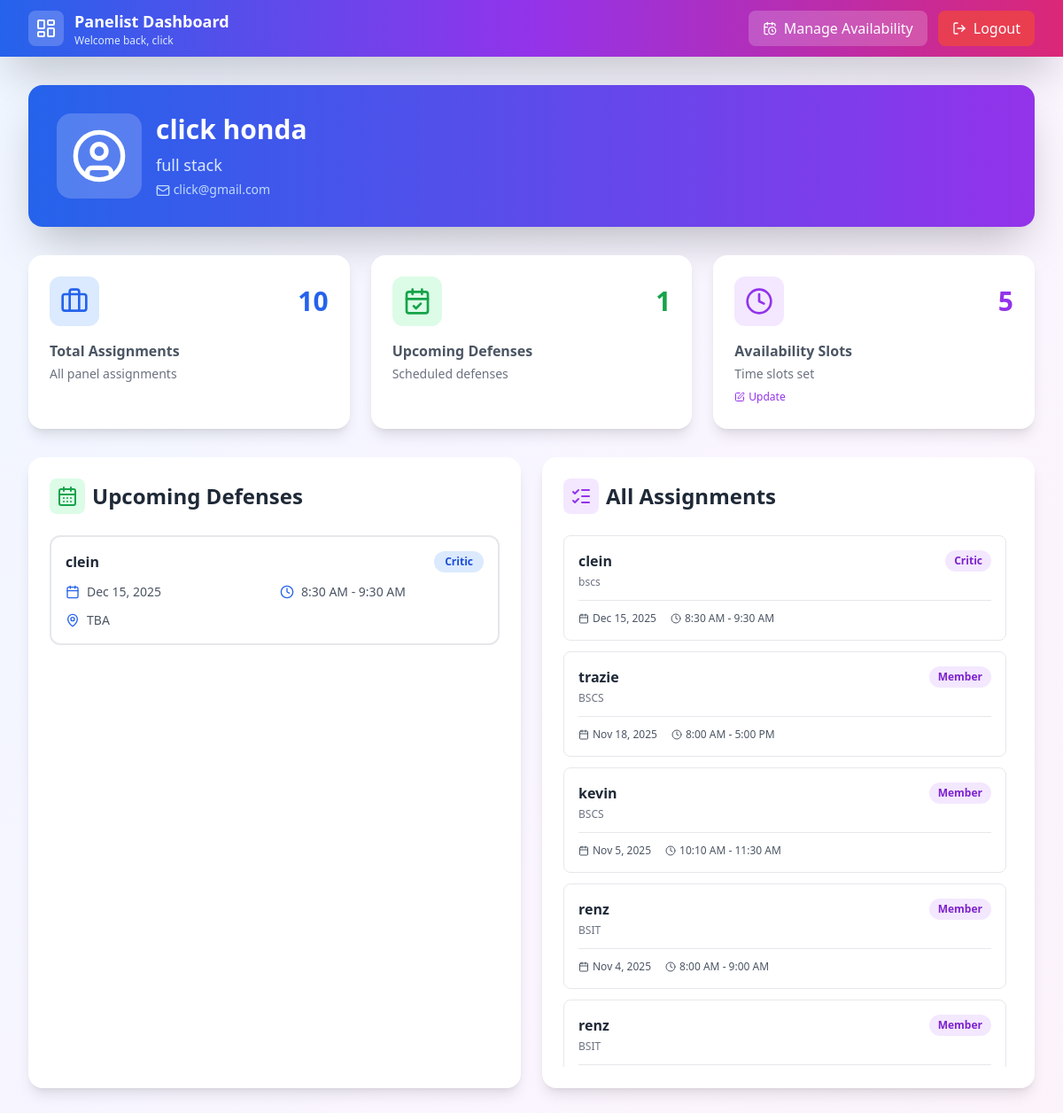
The page /panelist/dashboard.php (signed in) on the database its author committed.
### tables this page shows
CREATE TABLE `panelist` (
  `panelist_id` int(11) NOT NULL AUTO_INCREMENT,
  `first_name` varchar(55) NOT NULL,
  `last_name` varchar(55) NOT NULL,
  `email` varchar(55) NOT NULL,
  `username` varchar(50) DEFAULT NULL,
  `password` varchar(255) NOT NULL,
  `role` enum('Panel','Admin') DEFAULT 'Panel',
  `designation` varchar(55) NOT NULL,
  `contact_number` varchar(20) DEFAULT NULL,
  `status` enum('pending','active','inactive') DEFAULT 'active',
  `department` varchar(100) DEFAULT NULL,
  `expertise` varchar(100) DEFAULT NULL,
  `created_at` timestamp NOT NULL DEFAULT current_timestamp(),
  PRIMARY KEY (`panelist_id`),
  UNIQUE KEY `username` (`username`),
  KEY `idx_panelist_status` (`status`)
);

CREATE TABLE `assignment` (
  `assignment_id` int(11) NOT NULL AUTO_INCREMENT,
  `group_id` int(11) NOT NULL,
  `panelist_id` int(11) NOT NULL,
  `schedule_id` int(11) DEFAULT NULL,
  `role` enum('Chair','Critic','Member') DEFAULT 'Member',
  `assigned_date` timestamp NOT NULL DEFAULT current_timestamp(),
  PRIMARY KEY (`assignment_id`),
  KEY `panelist_id` (`panelist_id`),
  KEY `schedule_id` (`schedule_id`),
  KEY `idx_assignment_group` (`group_id`,`panelist_id`),
  CONSTRAINT `assignment_ibfk_1` FOREIGN KEY (`group_id`) REFERENCES `thesis_group` (`group_id`) ON DELETE CASCADE,
  CONSTRAINT `assignment_ibfk_2` FOREIGN KEY (`panelist_id`) REFERENCES `panelist` (`panelist_id`) ON DELETE CASCADE,
  CONSTRAINT `assignment_ibfk_3` FOREIGN KEY (`schedule_id`) REFERENCES `schedule` (`schedule_id`) ON DELETE SET NULL,
  CONSTRAINT `assignment_ibfk_4` FOREIGN KEY (`schedule_id`) REFERENCES `schedule` (`schedule_id`) ON DELETE SET NULL
);

CREATE TABLE `thesis_group` (
  `group_id` int(11) NOT NULL AUTO_INCREMENT,
  `created_at` datetime DEFAULT current_timestamp(),
  `title` varchar(255) NOT NULL,
  `leader_name` varchar(100) NOT NULL,
  `members` text DEFAULT NULL,
  `course` varchar(100) DEFAULT NULL,
  `status` enum('For Defense','Defended','Pending') DEFAULT 'Pending',
  PRIMARY KEY (`group_id`)
);

CREATE TABLE `schedule` (
  `schedule_id` int(11) NOT NULL AUTO_INCREMENT,
  `group_id` int(11) DEFAULT NULL,
  `date` date NOT NULL,
  `time` time NOT NULL,
  `end_time` time DEFAULT NULL,
  `room_id` int(11) DEFAULT NULL,
  `defense_type` varchar(50) DEFAULT NULL,
  `venue` varchar(100) DEFAULT NULL,
  `status` enum('Pending','Confirmed','Done') DEFAULT 'Pending',
  `room` varchar(100) DEFAULT NULL,
  `mode` enum('online','face-to-face') DEFAULT 'face-to-face',
  `created_at` date DEFAULT NULL,
  PRIMARY KEY (`schedule_id`),
  KEY `fk_schedule_group` (`group_id`),
  KEY `idx_schedule_date` (`date`,`status`),
  CONSTRAINT `fk_schedule_group` FOREIGN KEY (`group_id`) REFERENCES `thesis_group` (`group_id`) ON DELETE CASCADE
);

### panelist/dashboard.php (the view, shortened to what this page needs)
<?php
$db = new Database();
$conn = $db->connect();
$panelist_id = $_SESSION['panelist_id'];
$stmt = $conn->prepare("SELECT * FROM panelist WHERE panelist_id = ?");
$stmt->execute([$panelist_id]);
$panelist = $stmt->fetch(PDO::FETCH_ASSOC);
$stmt = $conn->prepare("
    SELECT a.*, tg.leader_name, t.title as thesis_title,
           tg.course, s.date as schedule_date, s.time as schedule_time,
           s.end_time as schedule_end_time, s.room
    FROM assignment a
    INNER JOIN thesis_group tg ON a.group_id = tg.group_id
    LEFT JOIN thesis t ON tg.group_id = t.group_id
    LEFT JOIN schedule s ON tg.group_id = s.group_id
    WHERE a.panelist_id = ?
    ORDER BY s.date DESC, s.time DESC
");
$stmt->execute([$panelist_id]);
$assignments = $stmt->fetchAll(PDO::FETCH_ASSOC);
$stmt = $conn->prepare("SELECT COUNT(*) as count FROM availability WHERE panelist_id = ?");
$stmt->execute([$panelist_id]);
$availability_count = $stmt->fetch(PDO::FETCH_ASSOC)['count'];
$stmt = $conn->prepare("
    SELECT a.*, tg.leader_name, t.title as thesis_title,
           s.date as schedule_date, s.time as schedule_time,
           s.end_time as schedule_end_time, s.room
    FROM assignment a
    INNER JOIN thesis_group tg ON a.group_id = tg.group_id
    LEFT JOIN thesis t ON tg.group_id = t.group_id
    INNER JOIN schedule s ON tg.group_id = s.group_id
    WHERE a.panelist_id = ? AND s.date >= CURDATE()
    ORDER BY s.date ASC, s.time ASC
    LIMIT 5
");
$stmt->execute([$panelist_id]);
$upcoming_defenses = $stmt->fetchAll(PDO::FETCH_ASSOC);
?>
<!DOCTYPE html>
<html lang="en">
<head>
<script src="/Thesis/assets/js/tailwind.js"></script>
</head>
<body class="bg-gradient-to-br from-blue-50 via-purple-50 to-pink-50 min-h-screen">
<nav class="bg-gradient-to-r from-blue-600 via-purple-600 to-pink-600 text-white shadow-2xl">
  <div class="max-w-7xl mx-auto px-4 sm:px-6 lg:px-8">
    <div class="flex justify-between items-center h-16">
      <div class="flex items-center gap-3">
        <div class="p-2 bg-white/20 rounded-lg backdrop-blur-sm">
          <i data-lucide="layout-dashboard" class="w-6 h-6"></i>
        </div>
        <div>
          <h1 class="font-bold text-lg">Panelist Dashboard</h1>
          <p class="text-xs text-blue-100">Welcome back, <?= htmlspecialchars($panelist['first_name']) ?></p>
        </div>
      </div>
      <div class="flex items-center gap-3">
        <a href="update_availability.php" class="bg-white/20 hover:bg-white/30 px-4 py-2 rounded-lg flex items-center gap-2 transition backdrop-blur-sm">
          <i data-lucide="calendar-clock" class="w-4 h-4"></i>
          <span class="hidden sm:inline">Manage Availability</span>
        </a>
        <a href="../auth/logout.php" class="bg-red-500/80 hover:bg-red-600 px-4 py-2 rounded-lg flex items-center gap-2 transition">
          <i data-lucide="log-out" class="w-4 h-4"></i>
          <span class="hidden sm:inline">Logout</span>
        </a>
      </div>
    </div>
  </div>
</nav>
<div class="max-w-7xl mx-auto p-4 sm:p-6 lg:p-8">
  <div class="mb-8 fade-in">
    <div class="bg-gradient-to-r from-blue-600 to-purple-600 rounded-2xl shadow-2xl p-8 text-white">
      <div class="flex items-center gap-4">
        <div class="p-4 bg-white/20 rounded-2xl backdrop-blur-sm">
          <i data-lucide="user-circle" class="w-16 h-16"></i>
        </div>
        <div>
          <h2 class="text-3xl font-bold mb-2"><?= htmlspecialchars($panelist['first_name'] . ' ' . $panelist['last_name']) ?></h2>
          <p class="text-blue-100 text-lg"><?= htmlspecialchars($panelist['expertise'] ?? 'Panelist') ?></p>
          <p class="text-blue-200 text-sm mt-1">
            <i data-lucide="mail" class="inline w-4 h-4"></i>
            <?= htmlspecialchars($panelist['email']) ?>
          </p>
        </div>
      </div>
    </div>
  </div>
  <div class="grid grid-cols-1 md:grid-cols-3 gap-6 mb-8">
    <div class="stat-card bg-white rounded-2xl shadow-lg p-6 fade-in">
      <div class="flex items-center justify-between mb-4">
        <div class="p-3 bg-blue-100 rounded-xl">
          <i data-lucide="briefcase" class="w-8 h-8 text-blue-600"></i>
        </div>
        <span class="text-3xl font-bold text-blue-600"><?= count($assignments) ?></span>
      </div>
      <h3 class="text-gray-600 font-semibold">Total Assignments</h3>
      <p class="text-sm text-gray-500 mt-1">All panel assignments</p>
    </div>
    <div class="stat-card bg-white rounded-2xl shadow-lg p-6 fade-in" style="animation-delay: 0.1s;">
      <div class="flex items-center justify-between mb-4">
        <div class="p-3 bg-green-100 rounded-xl">
          <i data-lucide="calendar-check" class="w-8 h-8 text-green-600"></i>
        </div>
        <span class="text-3xl font-bold text-green-600"><?= count($upcoming_defenses) ?></span>
      </div>
      <h3 class="text-gray-600 font-semibold">Upcoming Defenses</h3>
      <p class="text-sm text-gray-500 mt-1">Scheduled defenses</p>
    </div>
    <div class="stat-card bg-white rounded-2xl shadow-lg p-6 fade-in" style="animation-delay: 0.2s;">
      <div class="flex items-center justify-between mb-4">
        <div class="p-3 bg-purple-100 rounded-xl">
          <i data-lucide="clock" class="w-8 h-8 text-purple-600"></i>
        </div>
        <span class="text-3xl font-bold text-purple-600"><?= $availability_count ?></span>
      </div>
      <h3 class="text-gray-600 font-semibold">Availability Slots</h3>
      <p class="text-sm text-gray-500 mt-1">Time slots set</p>
      <a href="update_availability.php" class="text-xs text-purple-600 hover:text-purple-800 mt-2 inline-flex items-center gap-1">
        <i data-lucide="edit" class="w-3 h-3"></i> Update
      </a>
    </div>
  </div>
  <div class="grid grid-cols-1 lg:grid-cols-2 gap-6">
    <div class="bg-white rounded-2xl shadow-lg p-6 fade-in" style="animation-delay: 0.3s;">
      <h2 class="text-2xl font-bold mb-6 flex items-center gap-2 text-gray-800">
        <div class="p-2 bg-green-100 rounded-lg">
          <i data-lucide="calendar-days" class="w-6 h-6 text-green-600"></i>
        </div>
        Upcoming Defenses
      </h2>
      <?php if ($upcoming_defenses): ?>
        <div class="space-y-4">
          <?php foreach ($upcoming_defenses as $defense): ?>
            <div class="border-2 border-gray-200 rounded-xl p-4 hover:border-blue-400 transition hover:shadow-md">
              <div class="flex justify-between items-start mb-3">
                <div>
                  <h3 class="font-bold text-gray-800"><?= htmlspecialchars($defense['leader_name']) ?></h3>
                </div>
                <span class="px-3 py-1 bg-blue-100 text-blue-700 text-xs font-bold rounded-full">
                  <?= htmlspecialchars($defense['role']) ?>
                </span>
              </div>
              <div class="grid grid-cols-2 gap-3 text-sm">
                <div class="flex items-center gap-2 text-gray-600">
                  <i data-lucide="calendar" class="w-4 h-4 text-blue-600"></i>
                  <span><?= date('M j, Y', strtotime($defense['schedule_date'])) ?></span>
                </div>
                <div class="flex items-center gap-2 text-gray-600">
                  <i data-lucide="clock" class="w-4 h-4 text-blue-600"></i>
                  <span>
                    <?= date('g:i A', strtotime($defense['schedule_time'])) ?>
                    <?php if ($defense['schedule_end_time']): ?>
                      - <?= date('g:i A', strtotime($defense['schedule_end_time'])) ?>
                    <?php endif; ?>
                  </span>
                </div>
                <?php if ($defense['room']): ?>
                  <div class="flex items-center gap-2 text-gray-600 col-span-2">
                    <i data-lucide="map-pin" class="w-4 h-4 text-blue-600"></i>
                    <span><?= htmlspecialchars($defense['room']) ?></span>
                  </div>
                <?php endif; ?>
              </div>
            </div>
          <?php endforeach; ?>
        </div>
      <?php endif; ?>
    </div>
    <div class="bg-white rounded-2xl shadow-lg p-6 fade-in" style="animation-delay: 0.4s;">
      <h2 class="text-2xl font-bold mb-6 flex items-center gap-2 text-gray-800">
        <div class="p-2 bg-purple-100 rounded-lg">
          <i data-lucide="list-checks" class="w-6 h-6 text-purple-600"></i>
        </div>
        All Assignments
      </h2>
      <?php if ($assignments): ?>
        <div class="space-y-3 max-h-[600px] overflow-y-auto pr-2">
          <?php foreach ($assignments as $assignment): ?>
            <div class="border border-gray-200 rounded-lg p-4 hover:border-purple-400 transition hover:shadow-sm">
              <div class="flex justify-between items-start mb-2">
                <div class="flex-1">
                  <h3 class="font-semibold text-gray-800"><?= htmlspecialchars($assignment['leader_name']) ?></h3>
                  <p class="text-xs text-gray-500 mt-1"><?= htmlspecialchars($assignment['course']) ?></p>
                </div>
                <span class="px-2.5 py-1 bg-purple-100 text-purple-700 text-xs font-bold rounded-full">
                  <?= htmlspecialchars($assignment['role']) ?>
                </span>
              </div>
              <?php if ($assignment['schedule_date']): ?>
                <div class="flex items-center gap-4 text-xs text-gray-600 mt-3 pt-3 border-t border-gray-200">
                  <span class="flex items-center gap-1">
                    <i data-lucide="calendar" class="w-3 h-3"></i>
                    <?= date('M j, Y', strtotime($assignment['schedule_date'])) ?>
                  </span>
                  <span class="flex items-center gap-1">
                    <i data-lucide="clock" class="w-3 h-3"></i>
                    <?= date('g:i A', strtotime($assignment['schedule_time'])) ?>
                    <?php if ($assignment['schedule_end_time']): ?>
                      - <?= date('g:i A', strtotime($assignment['schedule_end_time'])) ?>
                    <?php endif; ?>
                  </span>
                </div>
              <?php endif; ?>
            </div>
          <?php endforeach; ?>
        </div>
      <?php endif; ?>
    </div>
  </div>
</div>
</body>
</html>

### panelist/dashboard.php (style rules this page uses)
.fade-in { animation: fadeIn 0.5s ease-out; }
.stat-card { transition: all 0.3s ease; }

### rows shown on the page
panelist: first_name "click", first_name+last_name "click honda", expertise "full stack", email "click@gmail.com"
assignment: group.leader_name "clein", role "Critic", schedule.date "Dec 15, 2025", schedule.time "8:30 AM", schedule.end_time "9:30 AM", schedule.room "TBA"

### other values the page prints
count($assignments) "10"
count($upcoming_defenses) "1"
$availability_count "5"
$assignment['leader_name'] "clein"
$assignment['course'] "bscs"
$assignment['role'] "Critic"
date('M j, Y', strtotime($assignment['schedule_date'])) "Dec 15, 2025"
date('g:i A', strtotime($assignment['schedule_time'])) "8:30 AM"
date('g:i A', strtotime($assignment['schedule_end_time'])) "9:30 AM"
$assignment['leader_name'] "trazie"
$assignment['course'] "BSCS"
$assignment['role'] "Member"
date('M j, Y', strtotime($assignment['schedule_date'])) "Nov 18, 2025"
date('g:i A', strtotime($assignment['schedule_time'])) "8:00 AM"
date('g:i A', strtotime($assignment['schedule_end_time'])) "5:00 PM"
